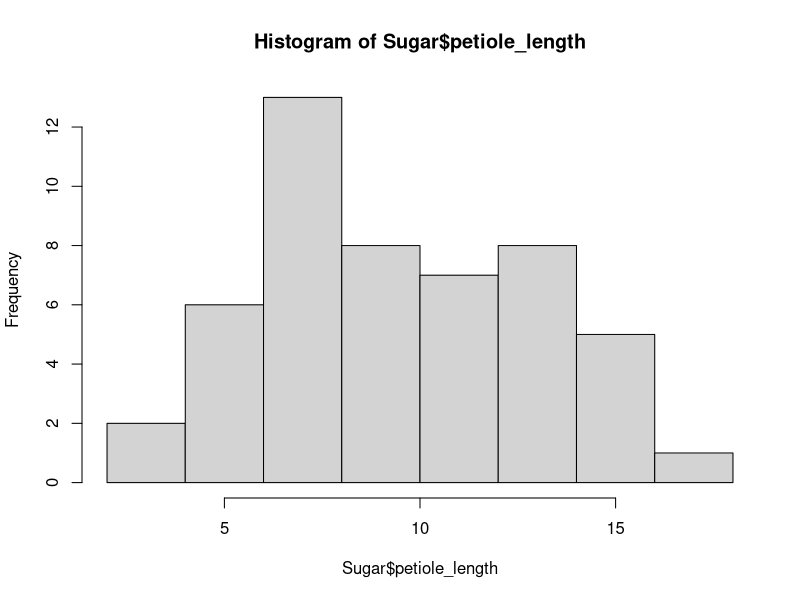

This chart was generated by the following R code:
## ---- chunk 1
knitr::opts_chunk$set(echo = TRUE)
## ---- chunk 2
rm(list = ls()) # clears the environment
library(dplyr) # loads in the dplyr package
library(here) # loads in the here package
## ---- chunk 3
Leaves <- read.csv(here("Data", "Class_leaf_measurements.csv")) # read in the data starting from Meyer-Homework, and specifying the path in quotes
## ---- chunk 4
str(Leaves) # lets us see the structure of the Leaves df, showing variable data types
## ---- chunk 5
names(Leaves) <- c("tree_num", "species", "leaf_num", "DBH_cm", "petiole_length",
                   "total_length_cm", "middle_lobe_length_cm", "middle_lobe_width_cm", "person")
# this is going to overwrite the variable names in Leaves using the list that we want
## ---- chunk 6
Leaves <- Leaves %>% mutate(species = as.factor(species)) # mutating species as a factor rather than character
## ---- chunk 7
unique(Leaves$species) # show all of the unique versions of species
## ---- chunk 8
redmaples <- which(Leaves$species == "red maple" | Leaves$species == "Red Maple" | Leaves$species == "Red maple") # find all of the indices for the 3 levels of red maple

Leaves$species[redmaples] <- "red maple" # replace those indices with "red maple"
## ---- chunk 9
sugarmaples <- which(Leaves$species == "sugar maple" | Leaves$species == "Sugar Maple" | Leaves$species == "Sugar maple") # find all of the indices for the 3 levels of sugar maple

Leaves$species[sugarmaples] <- "sugar maple" # replace those indices with "sugar maple"
## ---- chunk 10
norwaymaples <- which(Leaves$species == "Norway maple" | Leaves$species == "Norway mapel" | Leaves$species == "Norway Maple") # find all of the indices for the 3 levels of Norway maple

Leaves$species[norwaymaples] <- "Norway maple" # replace those indices with "Norway maple"
## ---- chunk 11
Sugar <- Leaves %>% filter(species == "sugar maple") # filtering out the sugar maple observations
## ---- chunk 12
Sugar <- Sugar %>% select(-c(person, leaf_num, tree_num)) # choosing the variables we do not want using select(-c())
## ---- chunk 13
hist(Sugar$petiole_length) # make a histogram for the petiole length variable
